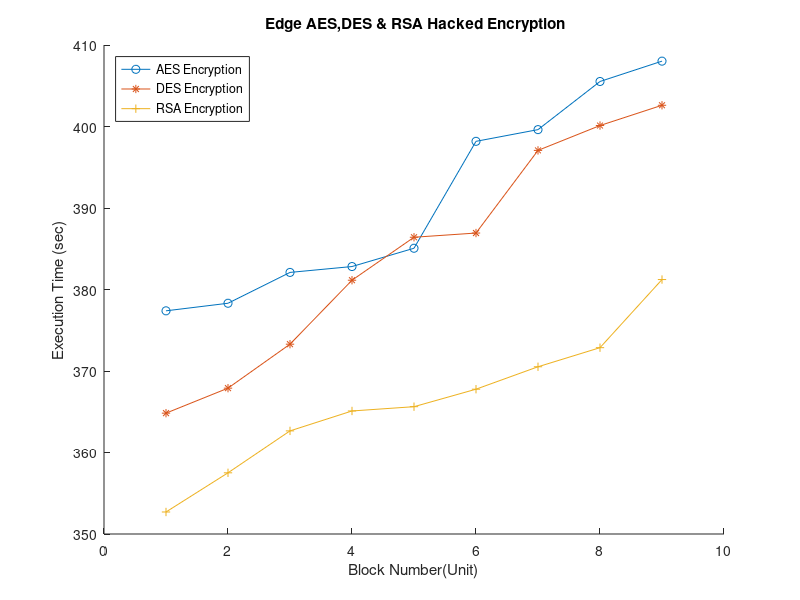

MATLAB code to generate this figure:
clear all;
close all;
clc

A= dlmread("hacked.csv");
x= A(:,1);
y= A(:,2);
z= A(:,3);

hold on
plot(x, '-o');
plot(y, '-*');
plot(z, '-+');

legend('AES Encryption', 'DES Encryption','RSA Encryption', 'Location', 'NorthWest')
xlabel('Block Number(Unit)'), ylabel('Execution Time (sec)')
title(' Edge AES,DES & RSA Hacked Encryption')
